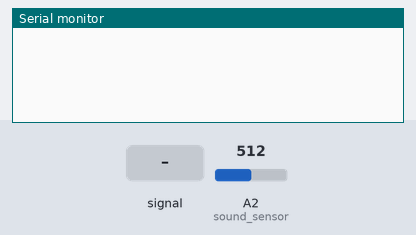
Bench run of a sketch on a simulated Arduino Uno, built with avr-gcc and run on an emulated ATmega328P. On the bench: the last lines printed to the serial monitor. The test bench sets the inputs (shaded band); at power-on: A2 (sound_sensor) = 512.

Above: at 1.2 s.
1.3 s: A2 (sound_sensor) fed a 200 Hz sine of ±255 counts around its level
At 2.81 s:
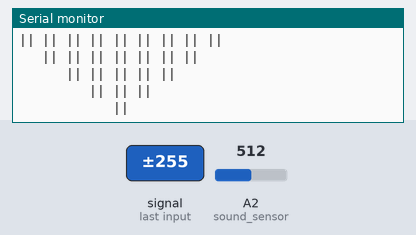
2.9 s: A2 (sound_sensor) set to 610
At 3.9 s:
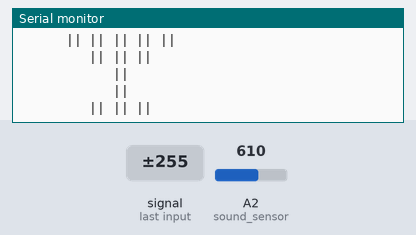
5.9 s: A2 (sound_sensor) fed a 1000 Hz sine of ±255 counts around its level
8.9 s: A2 (sound_sensor) fed a 50 Hz sine of ±306 counts around its level
11.9 s: A2 (sound_sensor) set to 716
At 12.8 s:
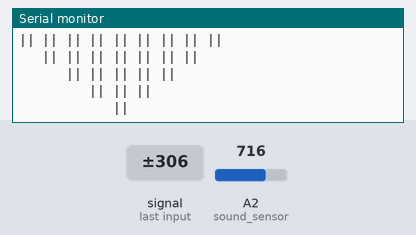

The sketch:

Reading_a_sound_sensor_with_wave_graph.ino
```cpp
//code for reading sound sensor
int sound_sensor = A2;
void setup() {
  // put your setup code here, to run once:
  pinMode(sound_sensor, INPUT);
  Serial.begin(9600);


}

void loop() {
  // put your main code here, to run repeatedly:
  int soundValue = 0;
  for (int i = 0; i < 32; i++) {
    soundValue = analogRead(sound_sensor);
  }
  //Serial.println(soundValue);
  if (soundValue>600){
    Serial.println("            ||            ");
    Serial.println("         || || ||         ");
    Serial.println("      || || || || ||      ");
    Serial.println("   || || || || || || ||   ");
    Serial.println("|| || || || || || || || ||");
    Serial.println("   || || || || || || ||   ");
    Serial.println("      || || || || ||      ");
    Serial.println("         || || ||         ");
    Serial.println("            ||            ");

  }
  delay(50);

}
```

Measured:
- after the input at 1.3 s, the serial monitor: prints a new line after 0.15 s (image 1)
